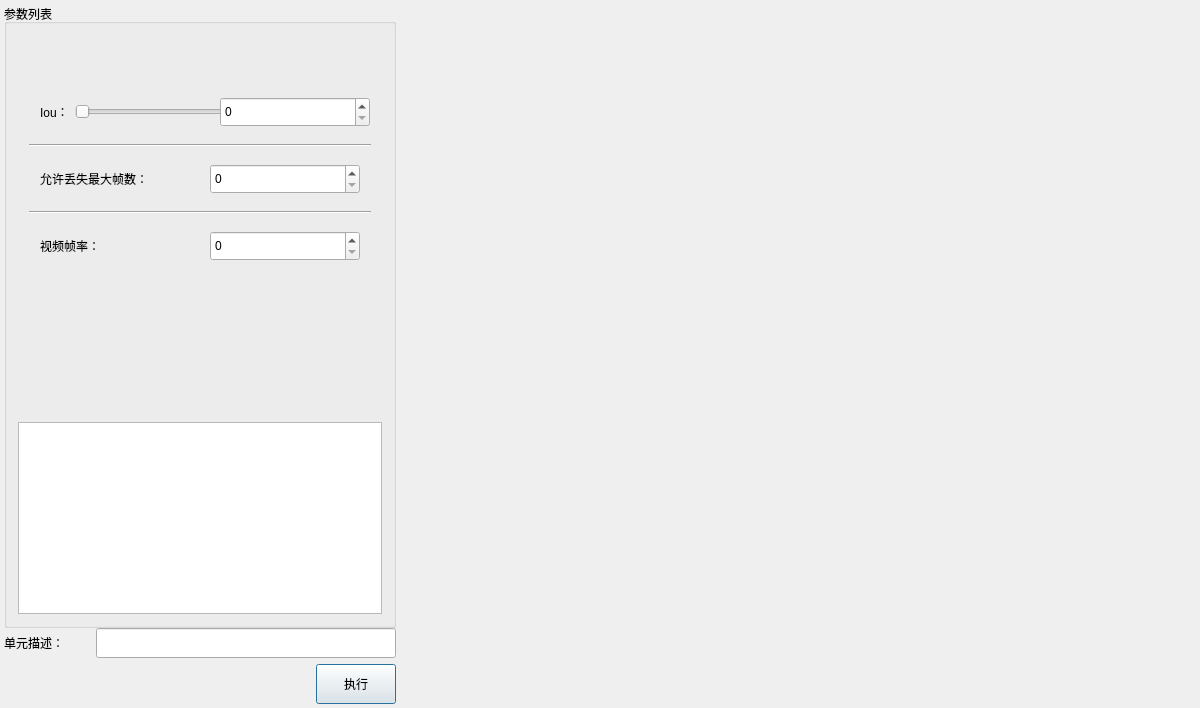
<?xml version="1.0" encoding="UTF-8"?>
<ui version="4.0">
 <class>FramImageDurationClass</class>
 <widget class="QDialog" name="FramImageDurationClass">
  <property name="geometry">
   <rect>
    <x>0</x>
    <y>0</y>
    <width>1200</width>
    <height>708</height>
   </rect>
  </property>
  <property name="windowTitle">
   <string>FramImageDuration</string>
  </property>
  <layout class="QGridLayout" name="gridLayout">
   <property name="leftMargin">
    <number>4</number>
   </property>
   <property name="topMargin">
    <number>4</number>
   </property>
   <property name="rightMargin">
    <number>4</number>
   </property>
   <property name="bottomMargin">
    <number>4</number>
   </property>
   <property name="spacing">
    <number>0</number>
   </property>
   <item row="0" column="0">
    <widget class="QWidget" name="widget_6" native="true">
     <property name="minimumSize">
      <size>
       <width>392</width>
       <height>400</height>
      </size>
     </property>
     <property name="maximumSize">
      <size>
       <width>392</width>
       <height>16777215</height>
      </size>
     </property>
     <layout class="QVBoxLayout" name="verticalLayout_4">
      <property name="spacing">
       <number>0</number>
      </property>
      <property name="leftMargin">
       <number>0</number>
      </property>
      <property name="topMargin">
       <number>0</number>
      </property>
      <property name="rightMargin">
       <number>0</number>
      </property>
      <property name="bottomMargin">
       <number>0</number>
      </property>
      <item>
       <widget class="QGroupBox" name="groupBox">
        <property name="title">
         <string>参数列表</string>
        </property>
        <layout class="QVBoxLayout" name="verticalLayout">
         <item>
          <widget class="QWidget" name="widget_5" native="true">
           <layout class="QVBoxLayout" name="verticalLayout_2">
            <item>
             <spacer name="verticalSpacer_2">
              <property name="orientation">
               <enum>Qt::Vertical</enum>
              </property>
              <property name="sizeHint" stdset="0">
               <size>
                <width>20</width>
                <height>40</height>
               </size>
              </property>
             </spacer>
            </item>
            <item>
             <widget class="QWidget" name="widget" native="true">
              <layout class="QHBoxLayout" name="horizontalLayout">
               <item>
                <widget class="QLabel" name="m_Iou_label">
                 <property name="text">
                  <string>Iou：</string>
                 </property>
                </widget>
               </item>
               <item>
                <widget class="QSlider" name="m_iou_horizontalSlider">
                 <property name="minimumSize">
                  <size>
                   <width>150</width>
                   <height>30</height>
                  </size>
                 </property>
                 <property name="maximumSize">
                  <size>
                   <width>150</width>
                   <height>30</height>
                  </size>
                 </property>
                 <property name="maximum">
                  <number>10</number>
                 </property>
                 <property name="orientation">
                  <enum>Qt::Horizontal</enum>
                 </property>
                </widget>
               </item>
               <item>
                <widget class="QSpinBox" name="m_iou_spinBox">
                 <property name="minimumSize">
                  <size>
                   <width>150</width>
                   <height>30</height>
                  </size>
                 </property>
                 <property name="maximumSize">
                  <size>
                   <width>150</width>
                   <height>30</height>
                  </size>
                 </property>
                 <property name="maximum">
                  <number>10</number>
                 </property>
                </widget>
               </item>
              </layout>
             </widget>
            </item>
            <item>
             <widget class="Line" name="line">
              <property name="orientation">
               <enum>Qt::Horizontal</enum>
              </property>
             </widget>
            </item>
            <item>
             <widget class="QWidget" name="widget_2" native="true">
              <layout class="QHBoxLayout" name="horizontalLayout_2">
               <item>
                <widget class="QLabel" name="m_maxfps_label">
                 <property name="text">
                  <string>允许丢失最大帧数：</string>
                 </property>
                </widget>
               </item>
               <item>
                <widget class="QSpinBox" name="m_maxfps_spinBox">
                 <property name="minimumSize">
                  <size>
                   <width>150</width>
                   <height>30</height>
                  </size>
                 </property>
                 <property name="maximumSize">
                  <size>
                   <width>150</width>
                   <height>30</height>
                  </size>
                 </property>
                </widget>
               </item>
              </layout>
             </widget>
            </item>
            <item>
             <widget class="Line" name="line_2">
              <property name="orientation">
               <enum>Qt::Horizontal</enum>
              </property>
             </widget>
            </item>
            <item>
             <widget class="QWidget" name="widget_3" native="true">
              <layout class="QHBoxLayout" name="horizontalLayout_3">
               <item>
                <widget class="QLabel" name="m_fps_label">
                 <property name="text">
                  <string>视频帧率：</string>
                 </property>
                </widget>
               </item>
               <item>
                <widget class="QSpinBox" name="m_fps_spinBox">
                 <property name="minimumSize">
                  <size>
                   <width>150</width>
                   <height>30</height>
                  </size>
                 </property>
                 <property name="maximumSize">
                  <size>
                   <width>150</width>
                   <height>30</height>
                  </size>
                 </property>
                </widget>
               </item>
              </layout>
             </widget>
            </item>
           </layout>
          </widget>
         </item>
         <item>
          <spacer name="verticalSpacer">
           <property name="orientation">
            <enum>Qt::Vertical</enum>
           </property>
           <property name="sizeHint" stdset="0">
            <size>
             <width>20</width>
             <height>40</height>
            </size>
           </property>
          </spacer>
         </item>
         <item>
          <widget class="QListView" name="listView"/>
         </item>
        </layout>
       </widget>
      </item>
      <item>
       <layout class="QVBoxLayout" name="verticalLayout_3">
        <item>
         <layout class="QHBoxLayout" name="horizontalLayout_4">
          <item>
           <widget class="QLabel" name="m_describe_label">
            <property name="text">
             <string>单元描述：</string>
            </property>
           </widget>
          </item>
          <item>
           <widget class="QLineEdit" name="m_describe_lineEdit">
            <property name="minimumSize">
             <size>
              <width>300</width>
              <height>30</height>
             </size>
            </property>
            <property name="maximumSize">
             <size>
              <width>300</width>
              <height>30</height>
             </size>
            </property>
           </widget>
          </item>
         </layout>
        </item>
        <item>
         <widget class="QPushButton" name="m_exe_btn">
          <property name="minimumSize">
           <size>
            <width>80</width>
            <height>40</height>
           </size>
          </property>
          <property name="maximumSize">
           <size>
            <width>80</width>
            <height>40</height>
           </size>
          </property>
          <property name="layoutDirection">
           <enum>Qt::RightToLeft</enum>
          </property>
          <property name="text">
           <string>执行</string>
          </property>
         </widget>
        </item>
       </layout>
      </item>
     </layout>
    </widget>
   </item>
   <item row="0" column="1">
    <widget class="QWidget" name="m_show_widget" native="true">
     <property name="minimumSize">
      <size>
       <width>800</width>
       <height>700</height>
      </size>
     </property>
     <property name="maximumSize">
      <size>
       <width>800</width>
       <height>700</height>
      </size>
     </property>
    </widget>
   </item>
  </layout>
 </widget>
 <layoutdefault spacing="6" margin="11"/>
 <resources>
  <include location="FramImageDuration.qrc"/>
 </resources>
 <connections/>
</ui>
